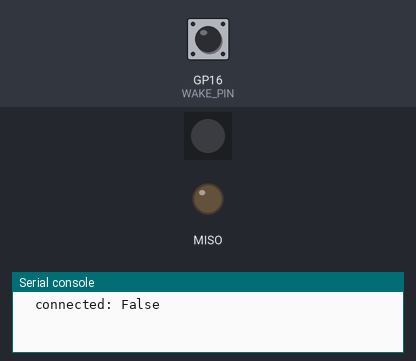
A program run on a simulated Raspberry Pi Pico running CircuitPython. Parts: 1 RGB LEDs in strip order, left to right, output pins drawn as LEDs (lit = HIGH), the last lines printed to the serial console. Inputs (shaded band) come from the test bench; at power-on: GP16 (WAKE_PIN) HIGH. Values from a settings file that is not in the repository are placeholders.

Above: at 0.1 s.
At 2.6 s:
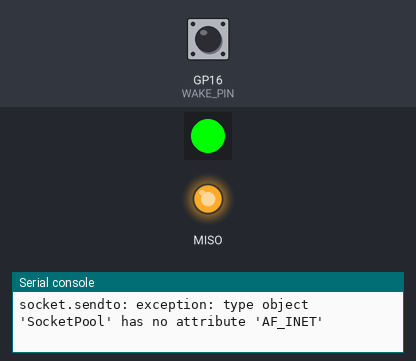
At 37.6 s:
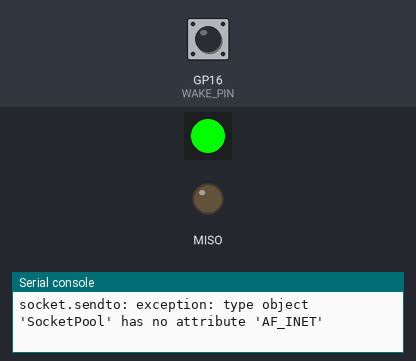
Timing chart, 0 to 39.1 s (numbered marks = the images above):
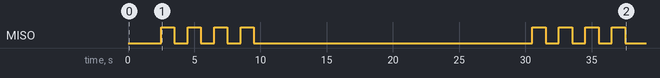

Measured:
- by itself, MISO: goes 3 × (HIGH 1.0 s, LOW 1.0 s), HIGH 1.0 s, LOW 21.0 s, 3 × (HIGH 1.0 s, LOW 1.0 s), HIGH 1.0 s, then LOW

The program:

main.py
```python
#-----------------------------------------------------------------------------
# Combined test program pico-sleep modes
#
# Author: Bernhard Bablok
#
# Website: https://github.com/pico-sleepcurrent
#-----------------------------------------------------------------------------

import time
import board
import microcontroller
from digitalio import DigitalInOut, Direction, Pull

try:
  import alarm
  wake_alarm = alarm.wake_alarm
  ds_2nd = int(alarm.sleep_memory[0]) > 0
except:
  print("warning: no alarm-module: only SPIN/SLEEP/SLOW-tests available")
  ds_2nd = None
  wake_alarm = "unsupported"

try:
  import wifi
  import socketpool
  from secrets import secrets
  HAVE_WIFI = True
  pool = socketpool.SocketPool(wifi.radio)
except:
  HAVE_WIFI = False

# --- constants   ------------------------------------------------------------

LED_TIME     = 1
WORK_TIME    = 10
INT_TIME     = 30 - WORK_TIME
WAKE_PIN     = board.GP16

SPIN         = 0x0
SLEEP        = 0x1
SLOW_SLEEP   = 0x2
LIGHT_SLEEP  = 0x3
DEEP_SLEEP   = 0x4

MODE_STR = {
  SPIN: "SPIN",
  SLEEP: "SLEEP",
  SLOW_SLEEP: "SLOW_SLEEP",
  LIGHT_SLEEP: "LIGHT_SLEEP",
  DEEP_SLEEP: "DEEP_SLEEP",
  }

CPU_FREQ_DEF   = microcontroller.cpu.frequency
CPU_FREQ_SLEEP =  25_000_000

# --- configuration   ----------------------------------------------------------

TOGGLE_WIFI = True
ENABLE_WIFI = True

# tests: list of (sleep-mode,time-alarm,pin-alarm)
if ds_2nd:
  # deep-sleep second iteration after reset()
  TESTS = [(DEEP_SLEEP,False,True)]   # deep-sleep with pin-alarm
else:
  TESTS = [
           (SLEEP,None,None),
           (SLOW_SLEEP,None,None),
           (LIGHT_SLEEP,True,False),
           (LIGHT_SLEEP,False,True),
           (LIGHT_SLEEP,True,True),
           (DEEP_SLEEP,True,False)    # deep-sleep with time-alarm
           ]
  #TESTS = [(DEEP_SLEEP,True,False)]

# --- create objects   --------------------------------------------------------

if hasattr(board,'NEOPIXEL'):
  import neopixel_write
  led                 = DigitalInOut(board.NEOPIXEL)
  led.direction       = Direction.OUTPUT
  led_power           = DigitalInOut(board.NEOPIXEL_POWER)
  led_power.direction = Direction.OUTPUT
  led_value           = bytearray([255,0,0])  # GRB
else:
  led           = DigitalInOut(board.LED)
  led.direction = Direction.OUTPUT

# --- simulate work   --------------------------------------------------------

def work():
  msg(f"working for {WORK_TIME}s (last wake-alarm: {wake_alarm})...")
  start = time.monotonic()
  end = start + WORK_TIME-2*LED_TIME
  while time.monotonic() < end:
    if hasattr(board,'NEOPIXEL'):
      led_power.value = 1
      neopixel_write.neopixel_write(led,led_value)
      time.sleep(LED_TIME)
      led_power.value = 0
    else:
      led.value = 1
      time.sleep(LED_TIME)
      led.value = 0
    time.sleep(LED_TIME)

# --- connect-helper   --------------------------------------------------------

def connect(ssid,password):
  state = wifi.radio.connected
  print(f"  connected: {state}")
  if state:
    return
  for _ in range(3):
    try:
      wifi.radio.connect(ssid,password)
      break
    except ConnectionError as ex:
      print(f"{ex}")
  print(f"  connected: {wifi.radio.connected}")
  if not wifi.radio.connected:
    raise ConnectionError(f"could not connect to {ssid}")
  time.sleep(1)

# --- wifi restart   ---------------------------------------------------------

def wifi_restart():
  if HAVE_WIFI:
    if ENABLE_WIFI:
      wifi.radio.enabled = True
      msg("WIFI re-enabled")
    if TOGGLE_WIFI:
      connect(secrets.ssid,secrets.password)
      msg("WIFI reconnected")

# --- create alarms   --------------------------------------------------------

def get_alarms(time_alarm,pin_alarm):
  alarms = []
  if time_alarm:
    alarms.append(
      alarm.time.TimeAlarm(monotonic_time=time.monotonic()+INT_TIME))
  if pin_alarm:
    alarms.append(
      alarm.pin.PinAlarm(WAKE_PIN,value=False,edge=True,pull=True))
  return alarms

# --- print message (to stdout and UDP)   ------------------------------------

def msg(msg):
  """ print message and send to UDP-socket """
  msg = f"{time.monotonic():9.3f}: {msg}"
  print(msg)
  if HAVE_WIFI and wifi.radio.enabled:
    for _ in range(3):
      try:
        with pool.socket(family=socketpool.SocketPool.AF_INET,
                         type=socketpool.SocketPool.SOCK_DGRAM) as socket:
          socket.sendto(
            bytes(f'{msg}\n',"UTF-8"),
            (secrets.udp_ip,secrets.udp_port))
      except Exception as ex:
        print(f"socket.sendto: exception: {ex}")

# --- main loop   ------------------------------------------------------------

if HAVE_WIFI:
  connect(secrets.ssid,secrets.password)

if ds_2nd is None:
  # no alarm-module, no sleep-memory
  pass
elif ds_2nd:
  # second pass, reset sleep-memory
  alarm.sleep_memory[0] = 0
else:
  alarm.sleep_memory[0] = 42

while True:
  for mode,time_alarm,pin_alarm in TESTS:
    work()     # do some work

    if time_alarm or mode in [SPIN, SLEEP, SLOW_SLEEP]:
      msg(f"{MODE_STR[mode]} for {INT_TIME}s ...")
    if pin_alarm and mode in [LIGHT_SLEEP, DEEP_SLEEP]:
      msg(f"{MODE_STR[mode]} until pin-alarm ...")

    if mode == SPIN:
      next = time.monotonic() + INT_TIME
      while time.monotonic() < next:
        continue
    elif mode == SLEEP:
      time.sleep(INT_TIME)
    elif mode == SLOW_SLEEP:
      if HAVE_WIFI and TOGGLE_WIFI:
        msg("disabling WIFI")
        wifi.radio.enabled = False
      msg(f"cpu-frequency: {microcontroller.cpu.frequency}")
      microcontroller.cpu.frequency = CPU_FREQ_SLEEP
      msg(f"cpu-frequency slow: {microcontroller.cpu.frequency}")
      time.sleep(INT_TIME)
      microcontroller.cpu.frequency = CPU_FREQ_DEF
      wifi_restart()
    elif mode == LIGHT_SLEEP:
      alarm.light_sleep_until_alarms(*get_alarms(time_alarm,pin_alarm))
      wake_alarm = alarm.wake_alarm
      wifi_restart()
      WORK_TIME += 5
    elif mode == DEEP_SLEEP:
      alarm.exit_and_deep_sleep_until_alarms(*get_alarms(time_alarm,pin_alarm))
      WORK_TIME *= 1.5    # this should have no effect due to reset!
    msg(f"{MODE_STR[mode]} finished")
```
